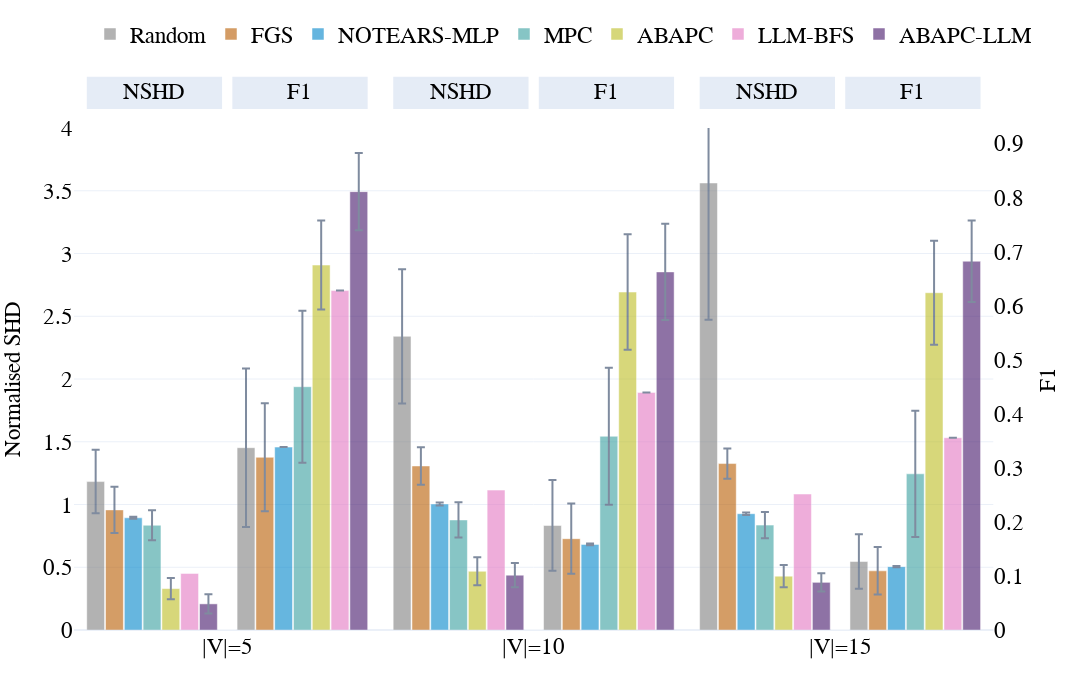
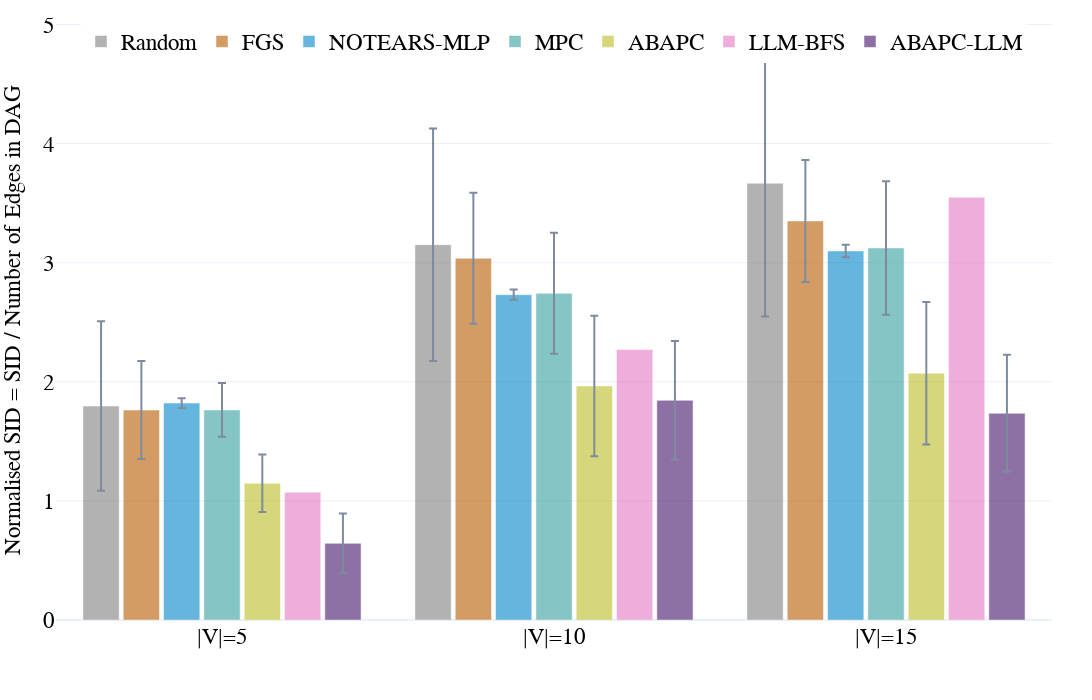
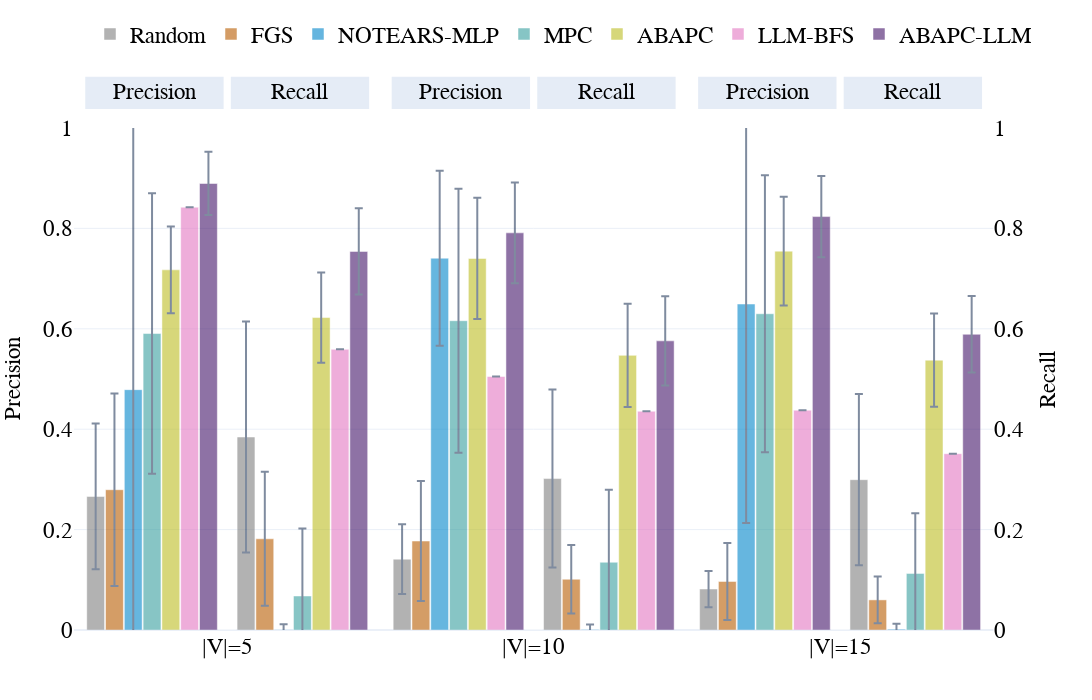
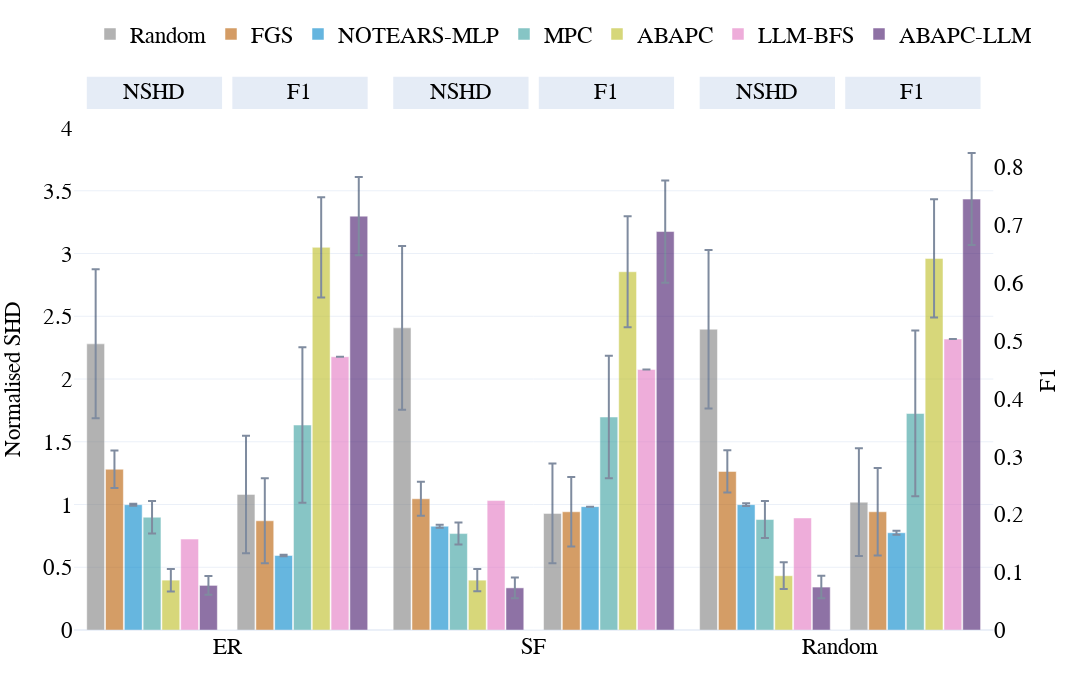

The cell these charts' notebook holds for them, in order:
### Code cell
if methods:
    if not dag_by_nodes.empty:
        double_bar_chart_plotly(
            dag_by_nodes,
            ['p_shd', 'F1'],
            names_dict,
            colors_dict,
            methods,
            save_figs=save_figs,
            output_name="../results/figs/Fig.8b_SHD_SID_dag_by_nodes.html",
            debug=False,
            range_y1=[0, 4],
            range_y2=[0, 1],
            font_size=23,
        )
        dag_nodes_coverage = (
            dag_by_nodes
            .pivot_table(index='dataset', columns='model', values='graph_count', aggfunc='max', fill_value=0)
            .astype(int)
        )
        bar_chart_plotly(
            dag_by_nodes,
            'p_SID',
            names_dict,
            colors_dict,
            methods,
            save_figs=save_figs,
            output_name="../results/figs/Fig.8b_SHD_SID_dag_by_nodes_F1.html",
            debug=False,
            font_size=23,
        )
        double_bar_chart_plotly(
            dag_by_nodes,
            ['precision', 'recall'],
            names_dict,
            colors_dict,
            methods,
            save_figs=save_figs,
            output_name="../results/figs/Fig.8b_SHD_SID_dag_by_nodes_precision_recall.html",
            debug=False,
            range_y1=[0, 1],
            range_y2=[0, 1],
            font_size=23,
        )
        display(dag_nodes_coverage)
    else:
        print('No DAG node-level aggregation available.')
    if not dag_by_graph_type.empty:
        double_bar_chart_plotly(
            dag_by_graph_type,
            ['p_shd', 'F1'],
            names_dict,
            colors_dict,
            methods,
            save_figs=save_figs,
            output_name="../results/figs/Fig.8c_SHD_SID_dag_by_type.html",
            debug=False,
            range_y1=[0, 4],
            range_y2=[0, 1],
            font_size=23,
        )
        bar_chart_plotly(
            dag_by_graph_type,
            'p_SID',
            names_dict,
            colors_dict,
            methods,
            save_figs=save_figs,
            output_name="../results/figs/Fig.8c_SHD_SID_dag_by_type_F1.html",
            debug=False,
            font_size=23,
        )
        double_bar_chart_plotly(
            dag_by_graph_type,
            ['precision', 'recall'],
            names_dict,
            colors_dict,
            methods,
            save_figs=save_figs,
            output_name="../results/figs/Fig.8c_SHD_SID_dag_by_type_precision_recall.html",
            debug=False,
            range_y1=[0, 1],
            range_y2=[0, 1],
            font_size=23,
        )

        dag_type_coverage = (
            dag_by_graph_type
            .pivot_table(index='dataset', columns='model', values='graph_count', aggfunc='max', fill_value=0)
            .astype(int)
        )
        display(dag_type_coverage)
    else:
        print('No DAG graph-type aggregation available.')
else:
    print('No methods configured for the grouped DAG plots.')

### Figure 1 — Plotly figure (JSON) as saved in the notebook; plotly's stock layout.template omitted (floating-point values rounded to 4 significant figures)
{"data": [{"error_y": {"array": [0.2529, 0.5347, 1.09], "type": "data", "visible": true}, "marker": {"color": "#7f7f7f"}, "name": "Random", "offsetgroup": "0", "opacity": 0.6, "showlegend": true, "type": "bar", "x": ["|V|=5", "|V|=10", "|V|=15"], "y": [1.183, 2.34, 3.562], "yaxis": "y"}, {"error_y": {"array": [0.1839, 0.1494, 0.12], "type": "data", "visible": true}, "marker": {"color": "#b85c00"}, "name": "FGS", "offsetgroup": "1", "opacity": 0.6, "showlegend": true, "type": "bar", "x": ["|V|=5", "|V|=10", "|V|=15"], "y": [0.9571, 1.307, 1.326], "yaxis": "y"}, {"error_y": {"array": [0.008476, 0.01185, 0.0102], "type": "data", "visible": true}, "marker": {"color": "#0085CA"}, "name": "NOTEARS-MLP", "offsetgroup": "2", "opacity": 0.6, "showlegend": true, "type": "bar", "x": ["|V|=5", "|V|=10", "|V|=15"], "y": [0.8939, 1.004, 0.9266], "yaxis": "y"}, {"error_y": {"array": [0.1193, 0.1408, 0.1045], "type": "data", "visible": true}, "marker": {"color": "#379f9f"}, "name": "MPC", "offsetgroup": "3", "opacity": 0.6, "showlegend": true, "type": "bar", "x": ["|V|=5", "|V|=10", "|V|=15"], "y": [0.8347, 0.8769, 0.8357], "yaxis": "y"}, {"error_y": {"array": [0.08451, 0.1114, 0.08855], "type": "data", "visible": true}, "marker": {"color": "#bcbd22"}, "name": "ABAPC", "offsetgroup": "4", "opacity": 0.6, "showlegend": true, "type": "bar", "x": ["|V|=5", "|V|=10", "|V|=15"], "y": [0.3299, 0.468, 0.4291], "yaxis": "y"}, {"error_y": {"array": [NaN, NaN, NaN], "type": "data", "visible": true}, "marker": {"color": "#e377c2"}, "name": "LLM-BFS", "offsetgroup": "5", "opacity": 0.6, "showlegend": true, "type": "bar", "x": ["|V|=5", "|V|=10", "|V|=15"], "y": [0.4508, 1.115, 1.084], "yaxis": "y"}, {"error_y": {"array": [0.07728, 0.09696, 0.07316], "type": "data", "visible": true}, "marker": {"color": "#441469"}, "name": "ABAPC-LLM", "offsetgroup": "6", "opacity": 0.6, "showlegend": true, "type": "bar", "x": ["|V|=5", "|V|=10", "|V|=15"], "y": [0.2082, 0.437, 0.3798], "yaxis": "y"}, {"marker": {"color": "white"}, "name": "", "offsetgroup": "7", "opacity": 1, "showlegend": false, "type": "bar", "x": ["|V|=5", "|V|=10", "|V|=15"], "y": [0.0, 0.0, 0.0]}, {"error_y": {"array": [0.1467, 0.08389, 0.05056], "type": "data", "visible": true}, "marker": {"color": "#7f7f7f"}, "name": "Random", "offsetgroup": "8", "opacity": 0.6, "showlegend": false, "type": "bar", "x": ["|V|=5", "|V|=10", "|V|=15"], "y": [0.3372, 0.1933, 0.1267], "yaxis": "y2"}, {"error_y": {"array": [0.1, 0.065, 0.04389], "type": "data", "visible": true}, "marker": {"color": "#b85c00"}, "name": "FGS", "offsetgroup": "9", "opacity": 0.6, "showlegend": false, "type": "bar", "x": ["|V|=5", "|V|=10", "|V|=15"], "y": [0.3194, 0.1689, 0.1094], "yaxis": "y2"}, {"error_y": {"array": [0, 0.001667, 0.001111], "type": "data", "visible": true}, "marker": {"color": "#0085CA"}, "name": "NOTEARS-MLP", "offsetgroup": "10", "opacity": 0.6, "showlegend": false, "type": "bar", "x": ["|V|=5", "|V|=10", "|V|=15"], "y": [0.3383, 0.1583, 0.1171], "yaxis": "y2"}, {"error_y": {"array": [0.1406, 0.1267, 0.1167], "type": "data", "visible": true}, "marker": {"color": "#379f9f"}, "name": "MPC", "offsetgroup": "11", "opacity": 0.6, "showlegend": false, "type": "bar", "x": ["|V|=5", "|V|=10", "|V|=15"], "y": [0.45, 0.3583, 0.2889], "yaxis": "y2"}, {"error_y": {"array": [0.08231, 0.1067, 0.09634], "type": "data", "visible": true}, "marker": {"color": "#bcbd22"}, "name": "ABAPC", "offsetgroup": "12", "opacity": 0.6, "showlegend": false, "type": "bar", "x": ["|V|=5", "|V|=10", "|V|=15"], "y": [0.675, 0.6251, 0.6239], "yaxis": "y2"}, {"error_y": {"array": [null, null, null], "type": "data", "visible": true}, "marker": {"color": "#e377c2"}, "name": "LLM-BFS", "offsetgroup": "13", "opacity": 0.6, "showlegend": false, "type": "bar", "x": ["|V|=5", "|V|=10", "|V|=15"], "y": [0.6278, 0.4394, 0.3557], "yaxis": "y2"}, {"error_y": {"array": [0.07129, 0.08913, 0.07551], "type": "data", "visible": true}, "marker": {"color": "#441469"}, "name": "ABAPC-LLM", "offsetgroup": "14", "opacity": 0.6, "showlegend": false, "type": "bar", "x": ["|V|=5", "|V|=10", "|V|=15"], "y": [0.8108, 0.6624, 0.6821], "yaxis": "y2"}], "layout": {"annotations": [{"font": {"color": "black", "size": 23}, "showarrow": false, "text": "         NSHD         ", "x": 0.0875, "xanchor": "center", "xref": "x domain", "y": 1.07, "yanchor": "middle", "yref": "y domain"}, {"font": {"color": "black", "size": 23}, "showarrow": false, "text": "           F1           ", "x": 0.2458, "xanchor": "center", "xref": "x domain", "y": 1.07, "yanchor": "middle", "yref": "y domain"}, {"font": {"color": "black", "size": 23}, "showarrow": false, "text": "         NSHD         ", "x": 0.4208, "xanchor": "center", "xref": "x domain", "y": 1.07, "yanchor": "middle", "yref": "y domain"}, {"font": {"color": "black", "size": 23}, "showarrow": false, "text": "           F1           ", "x": 0.5792, "xanchor": "center", "xref": "x domain", "y": 1.07, "yanchor": "middle", "yref": "y domain"}, {"font": {"color": "black", "size": 23}, "showarrow": false, "text": "         NSHD         ", "x": 0.7542, "xanchor": "center", "xref": "x domain", "y": 1.07, "yanchor": "middle", "yref": "y domain"}, {"font": {"color": "black", "size": 23}, "showarrow": false, "text": "           F1           ", "x": 0.9125, "xanchor": "center", "xref": "x domain", "y": 1.07, "yanchor": "middle", "yref": "y domain"}], "bargap": 0.08, "bargroupgap": 0.05, "barmode": "group", "font": {"color": "black", "family": "Serif", "size": 23}, "height": 700, "hovermode": "x unified", "legend": {"orientation": "h", "x": 0.5, "xanchor": "center", "y": 1.23, "yanchor": "top"}, "margin": {"b": 70, "l": 40, "r": 40, "t": 80}, "shapes": [{"fillcolor": "#E5ECF6", "layer": "below", "line": {"color": "#E5ECF6", "width": 2}, "type": "rect", "x0": 0.015, "x1": 0.16, "xref": "x domain", "y0": 1.04, "y1": 1.1, "yref": "y domain"}, {"fillcolor": "#E5ECF6", "layer": "below", "line": {"color": "#E5ECF6", "width": 2}, "type": "rect", "x0": 0.1733, "x1": 0.3183, "xref": "x domain", "y0": 1.04, "y1": 1.1, "yref": "y domain"}, {"fillcolor": "#E5ECF6", "layer": "below", "line": {"color": "#E5ECF6", "width": 2}, "type": "rect", "x0": 0.3483, "x1": 0.4933, "xref": "x domain", "y0": 1.04, "y1": 1.1, "yref": "y domain"}, {"fillcolor": "#E5ECF6", "layer": "below", "line": {"color": "#E5ECF6", "width": 2}, "type": "rect", "x0": 0.5067, "x1": 0.6517, "xref": "x domain", "y0": 1.04, "y1": 1.1, "yref": "y domain"}, {"fillcolor": "#E5ECF6", "layer": "below", "line": {"color": "#E5ECF6", "width": 2}, "type": "rect", "x0": 0.6817, "x1": 0.8267, "xref": "x domain", "y0": 1.04, "y1": 1.1, "yref": "y domain"}, {"fillcolor": "#E5ECF6", "layer": "below", "line": {"color": "#E5ECF6", "width": 2}, "type": "rect", "x0": 0.84, "x1": 0.985, "xref": "x domain", "y0": 1.04, "y1": 1.1, "yref": "y domain"}], "width": 1600, "xaxis": {"anchor": "y", "domain": [0, 0.94]}, "yaxis": {"anchor": "x", "domain": [0, 1], "range": [0, 4], "title": {"font": {"size": 23}, "text": "Normalised SHD"}}, "yaxis2": {"anchor": "x", "overlaying": "y", "scaleanchor": 0, "showgrid": false, "showline": false, "showticklabels": true, "side": "right", "title": {"font": {"size": 23}, "text": "F1"}, "zeroline": true}}}

### Figure 2 — Plotly figure (JSON) as saved in the notebook; plotly's stock layout.template omitted (floating-point values rounded to 4 significant figures)
{"data": [{"error_y": {"array": [0.7111, 0.9765, 1.119], "type": "data", "visible": true}, "marker": {"color": "#7f7f7f"}, "name": "Random", "opacity": 0.6, "type": "bar", "x": ["|V|=5", "|V|=10", "|V|=15"], "y": [1.796, 3.151, 3.667]}, {"error_y": {"array": [0.4115, 0.5496, 0.512], "type": "data", "visible": true}, "marker": {"color": "#b85c00"}, "name": "FGS", "opacity": 0.6, "type": "bar", "x": ["|V|=5", "|V|=10", "|V|=15"], "y": [1.763, 3.038, 3.351]}, {"error_y": {"array": [0.04102, 0.04209, 0.05188], "type": "data", "visible": true}, "marker": {"color": "#0085CA"}, "name": "NOTEARS-MLP", "opacity": 0.6, "type": "bar", "x": ["|V|=5", "|V|=10", "|V|=15"], "y": [1.822, 2.732, 3.099]}, {"error_y": {"array": [0.2254, 0.5081, 0.5601], "type": "data", "visible": true}, "marker": {"color": "#379f9f"}, "name": "MPC", "opacity": 0.6, "type": "bar", "x": ["|V|=5", "|V|=10", "|V|=15"], "y": [1.764, 2.743, 3.124]}, {"error_y": {"array": [0.2415, 0.5897, 0.5988], "type": "data", "visible": true}, "marker": {"color": "#bcbd22"}, "name": "ABAPC", "opacity": 0.6, "type": "bar", "x": ["|V|=5", "|V|=10", "|V|=15"], "y": [1.148, 1.965, 2.071]}, {"error_y": {"array": [NaN, NaN, NaN], "type": "data", "visible": true}, "marker": {"color": "#e377c2"}, "name": "LLM-BFS", "opacity": 0.6, "type": "bar", "x": ["|V|=5", "|V|=10", "|V|=15"], "y": [1.073, 2.27, 3.549]}, {"error_y": {"array": [0.2506, 0.499, 0.491], "type": "data", "visible": true}, "marker": {"color": "#441469"}, "name": "ABAPC-LLM", "opacity": 0.6, "type": "bar", "x": ["|V|=5", "|V|=10", "|V|=15"], "y": [0.6439, 1.844, 1.736]}], "layout": {"bargap": 0.15, "bargroupgap": 0.1, "barmode": "group", "font": {"color": "black", "family": "Serif", "size": 23}, "height": 700, "hovermode": "x unified", "legend": {"orientation": "h", "x": 0.5, "xanchor": "center", "y": 1, "yanchor": "top"}, "margin": {"b": 80, "l": 40, "r": 40, "t": 20}, "width": 1600, "yaxis": {"title": {"font": {"size": 23}, "text": "Normalised SID = SID / Number of Edges in DAG"}}}}

### Figure 3 — Plotly figure (JSON) as saved in the notebook; plotly's stock layout.template omitted (floating-point values rounded to 4 significant figures)
{"data": [{"error_y": {"array": [0.145, 0.06944, 0.03611], "type": "data", "visible": true}, "marker": {"color": "#7f7f7f"}, "name": "Random", "offsetgroup": "0", "opacity": 0.6, "showlegend": true, "type": "bar", "x": ["|V|=5", "|V|=10", "|V|=15"], "y": [0.2661, 0.1411, 0.08167], "yaxis": "y"}, {"error_y": {"array": [0.1917, 0.1194, 0.07667], "type": "data", "visible": true}, "marker": {"color": "#b85c00"}, "name": "FGS", "offsetgroup": "1", "opacity": 0.6, "showlegend": true, "type": "bar", "x": ["|V|=5", "|V|=10", "|V|=15"], "y": [0.2794, 0.1772, 0.09667], "yaxis": "y"}, {"error_y": {"array": [0.542, 0.1743, 0.4362], "type": "data", "visible": true}, "marker": {"color": "#0085CA"}, "name": "NOTEARS-MLP", "offsetgroup": "2", "opacity": 0.6, "showlegend": true, "type": "bar", "x": ["|V|=5", "|V|=10", "|V|=15"], "y": [0.4788, 0.7407, 0.6493], "yaxis": "y"}, {"error_y": {"array": [0.2794, 0.2628, 0.2761], "type": "data", "visible": true}, "marker": {"color": "#379f9f"}, "name": "MPC", "offsetgroup": "3", "opacity": 0.6, "showlegend": true, "type": "bar", "x": ["|V|=5", "|V|=10", "|V|=15"], "y": [0.5906, 0.6161, 0.63], "yaxis": "y"}, {"error_y": {"array": [0.08654, 0.1208, 0.1083], "type": "data", "visible": true}, "marker": {"color": "#bcbd22"}, "name": "ABAPC", "offsetgroup": "4", "opacity": 0.6, "showlegend": true, "type": "bar", "x": ["|V|=5", "|V|=10", "|V|=15"], "y": [0.7175, 0.7401, 0.7547], "yaxis": "y"}, {"error_y": {"array": [null, null, null], "type": "data", "visible": true}, "marker": {"color": "#e377c2"}, "name": "LLM-BFS", "offsetgroup": "5", "opacity": 0.6, "showlegend": true, "type": "bar", "x": ["|V|=5", "|V|=10", "|V|=15"], "y": [0.8423, 0.505, 0.4379], "yaxis": "y"}, {"error_y": {"array": [0.063, 0.1003, 0.08094], "type": "data", "visible": true}, "marker": {"color": "#441469"}, "name": "ABAPC-LLM", "offsetgroup": "6", "opacity": 0.6, "showlegend": true, "type": "bar", "x": ["|V|=5", "|V|=10", "|V|=15"], "y": [0.8895, 0.7912, 0.8235], "yaxis": "y"}, {"marker": {"color": "white"}, "name": "", "offsetgroup": "7", "opacity": 1, "showlegend": false, "type": "bar", "x": ["|V|=5", "|V|=10", "|V|=15"], "y": [0.0, 0.0, 0.0]}, {"error_y": {"array": [0.23, 0.1772, 0.1706], "type": "data", "visible": true}, "marker": {"color": "#7f7f7f"}, "name": "Random", "offsetgroup": "8", "opacity": 0.6, "showlegend": false, "type": "bar", "x": ["|V|=5", "|V|=10", "|V|=15"], "y": [0.3844, 0.3017, 0.2994], "yaxis": "y2"}, {"error_y": {"array": [0.1333, 0.06833, 0.04667], "type": "data", "visible": true}, "marker": {"color": "#b85c00"}, "name": "FGS", "offsetgroup": "9", "opacity": 0.6, "showlegend": false, "type": "bar", "x": ["|V|=5", "|V|=10", "|V|=15"], "y": [0.1817, 0.1011, 0.06], "yaxis": "y2"}, {"error_y": {"array": [0.01111, 0.01, 0.01056], "type": "data", "visible": true}, "marker": {"color": "#0085CA"}, "name": "NOTEARS-MLP", "offsetgroup": "10", "opacity": 0.6, "showlegend": false, "type": "bar", "x": ["|V|=5", "|V|=10", "|V|=15"], "y": [0.0005556, 0.001111, 0.001667], "yaxis": "y2"}, {"error_y": {"array": [0.1344, 0.1444, 0.12], "type": "data", "visible": true}, "marker": {"color": "#379f9f"}, "name": "MPC", "offsetgroup": "11", "opacity": 0.6, "showlegend": false, "type": "bar", "x": ["|V|=5", "|V|=10", "|V|=15"], "y": [0.06778, 0.135, 0.1128], "yaxis": "y2"}, {"error_y": {"array": [0.08977, 0.1029, 0.09284], "type": "data", "visible": true}, "marker": {"color": "#bcbd22"}, "name": "ABAPC", "offsetgroup": "12", "opacity": 0.6, "showlegend": false, "type": "bar", "x": ["|V|=5", "|V|=10", "|V|=15"], "y": [0.6224, 0.5471, 0.5375], "yaxis": "y2"}, {"error_y": {"array": [null, null, null], "type": "data", "visible": true}, "marker": {"color": "#e377c2"}, "name": "LLM-BFS", "offsetgroup": "13", "opacity": 0.6, "showlegend": false, "type": "bar", "x": ["|V|=5", "|V|=10", "|V|=15"], "y": [0.5591, 0.4357, 0.3512], "yaxis": "y2"}, {"error_y": {"array": [0.08599, 0.08902, 0.07609], "type": "data", "visible": true}, "marker": {"color": "#441469"}, "name": "ABAPC-LLM", "offsetgroup": "14", "opacity": 0.6, "showlegend": false, "type": "bar", "x": ["|V|=5", "|V|=10", "|V|=15"], "y": [0.7542, 0.576, 0.5891], "yaxis": "y2"}], "layout": {"annotations": [{"font": {"color": "black", "size": 23}, "showarrow": false, "text": "      Precision      ", "x": 0.0875, "xanchor": "center", "xref": "x domain", "y": 1.07, "yanchor": "middle", "yref": "y domain"}, {"font": {"color": "black", "size": 23}, "showarrow": false, "text": "        Recall        ", "x": 0.2458, "xanchor": "center", "xref": "x domain", "y": 1.07, "yanchor": "middle", "yref": "y domain"}, {"font": {"color": "black", "size": 23}, "showarrow": false, "text": "      Precision      ", "x": 0.4208, "xanchor": "center", "xref": "x domain", "y": 1.07, "yanchor": "middle", "yref": "y domain"}, {"font": {"color": "black", "size": 23}, "showarrow": false, "text": "        Recall        ", "x": 0.5792, "xanchor": "center", "xref": "x domain", "y": 1.07, "yanchor": "middle", "yref": "y domain"}, {"font": {"color": "black", "size": 23}, "showarrow": false, "text": "      Precision      ", "x": 0.7542, "xanchor": "center", "xref": "x domain", "y": 1.07, "yanchor": "middle", "yref": "y domain"}, {"font": {"color": "black", "size": 23}, "showarrow": false, "text": "        Recall        ", "x": 0.9125, "xanchor": "center", "xref": "x domain", "y": 1.07, "yanchor": "middle", "yref": "y domain"}], "bargap": 0.08, "bargroupgap": 0.05, "barmode": "group", "font": {"color": "black", "family": "Serif", "size": 23}, "height": 700, "hovermode": "x unified", "legend": {"orientation": "h", "x": 0.5, "xanchor": "center", "y": 1.23, "yanchor": "top"}, "margin": {"b": 70, "l": 40, "r": 40, "t": 80}, "shapes": [{"fillcolor": "#E5ECF6", "layer": "below", "line": {"color": "#E5ECF6", "width": 2}, "type": "rect", "x0": 0.01333, "x1": 0.1617, "xref": "x domain", "y0": 1.04, "y1": 1.1, "yref": "y domain"}, {"fillcolor": "#E5ECF6", "layer": "below", "line": {"color": "#E5ECF6", "width": 2}, "type": "rect", "x0": 0.1717, "x1": 0.32, "xref": "x domain", "y0": 1.04, "y1": 1.1, "yref": "y domain"}, {"fillcolor": "#E5ECF6", "layer": "below", "line": {"color": "#E5ECF6", "width": 2}, "type": "rect", "x0": 0.3467, "x1": 0.495, "xref": "x domain", "y0": 1.04, "y1": 1.1, "yref": "y domain"}, {"fillcolor": "#E5ECF6", "layer": "below", "line": {"color": "#E5ECF6", "width": 2}, "type": "rect", "x0": 0.505, "x1": 0.6533, "xref": "x domain", "y0": 1.04, "y1": 1.1, "yref": "y domain"}, {"fillcolor": "#E5ECF6", "layer": "below", "line": {"color": "#E5ECF6", "width": 2}, "type": "rect", "x0": 0.68, "x1": 0.8283, "xref": "x domain", "y0": 1.04, "y1": 1.1, "yref": "y domain"}, {"fillcolor": "#E5ECF6", "layer": "below", "line": {"color": "#E5ECF6", "width": 2}, "type": "rect", "x0": 0.8383, "x1": 0.9867, "xref": "x domain", "y0": 1.04, "y1": 1.1, "yref": "y domain"}], "width": 1600, "xaxis": {"anchor": "y", "domain": [0, 0.94]}, "yaxis": {"anchor": "x", "domain": [0, 1], "range": [0, 1], "title": {"font": {"size": 23}, "text": "Precision"}}, "yaxis2": {"anchor": "x", "overlaying": "y", "range": [0, 1], "scaleanchor": 0, "showgrid": false, "showline": false, "showticklabels": true, "side": "right", "title": {"font": {"size": 23}, "text": "Recall"}, "zeroline": true}}}

### Figure 4 — Plotly figure (JSON) as saved in the notebook; plotly's stock layout.template omitted (floating-point values rounded to 4 significant figures)
{"data": [{"error_y": {"array": [0.5935, 0.6523, 0.6318], "type": "data", "visible": true}, "marker": {"color": "#7f7f7f"}, "name": "Random", "offsetgroup": "0", "opacity": 0.6, "showlegend": true, "type": "bar", "x": ["ER", "SF", "Random"], "y": [2.28, 2.408, 2.397], "yaxis": "y"}, {"error_y": {"array": [0.149, 0.1364, 0.168], "type": "data", "visible": true}, "marker": {"color": "#b85c00"}, "name": "FGS", "offsetgroup": "1", "opacity": 0.6, "showlegend": true, "type": "bar", "x": ["ER", "SF", "Random"], "y": [1.281, 1.046, 1.264], "yaxis": "y"}, {"error_y": {"array": [0.008189, 0.01205, 0.01029], "type": "data", "visible": true}, "marker": {"color": "#0085CA"}, "name": "NOTEARS-MLP", "offsetgroup": "2", "opacity": 0.6, "showlegend": true, "type": "bar", "x": ["ER", "SF", "Random"], "y": [0.9987, 0.8267, 0.9988], "yaxis": "y"}, {"error_y": {"array": [0.1298, 0.08753, 0.1472], "type": "data", "visible": true}, "marker": {"color": "#379f9f"}, "name": "MPC", "offsetgroup": "3", "opacity": 0.6, "showlegend": true, "type": "bar", "x": ["ER", "SF", "Random"], "y": [0.8987, 0.7683, 0.8803], "yaxis": "y"}, {"error_y": {"array": [0.08965, 0.08819, 0.1066], "type": "data", "visible": true}, "marker": {"color": "#bcbd22"}, "name": "ABAPC", "offsetgroup": "4", "opacity": 0.6, "showlegend": true, "type": "bar", "x": ["ER", "SF", "Random"], "y": [0.3974, 0.3971, 0.4325], "yaxis": "y"}, {"error_y": {"array": [NaN, NaN, NaN], "type": "data", "visible": true}, "marker": {"color": "#e377c2"}, "name": "LLM-BFS", "offsetgroup": "5", "opacity": 0.6, "showlegend": true, "type": "bar", "x": ["ER", "SF", "Random"], "y": [0.7248, 1.031, 0.8929], "yaxis": "y"}, {"error_y": {"array": [0.07541, 0.08236, 0.08954], "type": "data", "visible": true}, "marker": {"color": "#441469"}, "name": "ABAPC-LLM", "offsetgroup": "6", "opacity": 0.6, "showlegend": true, "type": "bar", "x": ["ER", "SF", "Random"], "y": [0.3555, 0.3357, 0.3421], "yaxis": "y"}, {"marker": {"color": "white"}, "name": "", "offsetgroup": "7", "opacity": 1, "showlegend": false, "type": "bar", "x": ["ER", "SF", "Random"], "y": [0.0, 0.0, 0.0]}, {"error_y": {"array": [0.1017, 0.08611, 0.09333], "type": "data", "visible": true}, "marker": {"color": "#7f7f7f"}, "name": "Random", "offsetgroup": "8", "opacity": 0.6, "showlegend": false, "type": "bar", "x": ["ER", "SF", "Random"], "y": [0.2344, 0.2017, 0.2211], "yaxis": "y2"}, {"error_y": {"array": [0.07333, 0.06, 0.07556], "type": "data", "visible": true}, "marker": {"color": "#b85c00"}, "name": "FGS", "offsetgroup": "9", "opacity": 0.6, "showlegend": false, "type": "bar", "x": ["ER", "SF", "Random"], "y": [0.1889, 0.2044, 0.2044], "yaxis": "y2"}, {"error_y": {"array": [0.001429, 0, 0.003333], "type": "data", "visible": true}, "marker": {"color": "#0085CA"}, "name": "NOTEARS-MLP", "offsetgroup": "10", "opacity": 0.6, "showlegend": false, "type": "bar", "x": ["ER", "SF", "Random"], "y": [0.1289, 0.2133, 0.1682], "yaxis": "y2"}, {"error_y": {"array": [0.1344, 0.1061, 0.1433], "type": "data", "visible": true}, "marker": {"color": "#379f9f"}, "name": "MPC", "offsetgroup": "11", "opacity": 0.6, "showlegend": false, "type": "bar", "x": ["ER", "SF", "Random"], "y": [0.3544, 0.3683, 0.3744], "yaxis": "y2"}, {"error_y": {"array": [0.08684, 0.09611, 0.1024], "type": "data", "visible": true}, "marker": {"color": "#bcbd22"}, "name": "ABAPC", "offsetgroup": "12", "opacity": 0.6, "showlegend": false, "type": "bar", "x": ["ER", "SF", "Random"], "y": [0.6617, 0.6195, 0.6426], "yaxis": "y2"}, {"error_y": {"array": [null, null, null], "type": "data", "visible": true}, "marker": {"color": "#e377c2"}, "name": "LLM-BFS", "offsetgroup": "13", "opacity": 0.6, "showlegend": false, "type": "bar", "x": ["ER", "SF", "Random"], "y": [0.4726, 0.4506, 0.5031], "yaxis": "y2"}, {"error_y": {"array": [0.06785, 0.08837, 0.07951], "type": "data", "visible": true}, "marker": {"color": "#441469"}, "name": "ABAPC-LLM", "offsetgroup": "14", "opacity": 0.6, "showlegend": false, "type": "bar", "x": ["ER", "SF", "Random"], "y": [0.7157, 0.6891, 0.7452], "yaxis": "y2"}], "layout": {"annotations": [{"font": {"color": "black", "size": 23}, "showarrow": false, "text": "         NSHD         ", "x": 0.0875, "xanchor": "center", "xref": "x domain", "y": 1.07, "yanchor": "middle", "yref": "y domain"}, {"font": {"color": "black", "size": 23}, "showarrow": false, "text": "           F1           ", "x": 0.2458, "xanchor": "center", "xref": "x domain", "y": 1.07, "yanchor": "middle", "yref": "y domain"}, {"font": {"color": "black", "size": 23}, "showarrow": false, "text": "         NSHD         ", "x": 0.4208, "xanchor": "center", "xref": "x domain", "y": 1.07, "yanchor": "middle", "yref": "y domain"}, {"font": {"color": "black", "size": 23}, "showarrow": false, "text": "           F1           ", "x": 0.5792, "xanchor": "center", "xref": "x domain", "y": 1.07, "yanchor": "middle", "yref": "y domain"}, {"font": {"color": "black", "size": 23}, "showarrow": false, "text": "         NSHD         ", "x": 0.7542, "xanchor": "center", "xref": "x domain", "y": 1.07, "yanchor": "middle", "yref": "y domain"}, {"font": {"color": "black", "size": 23}, "showarrow": false, "text": "           F1           ", "x": 0.9125, "xanchor": "center", "xref": "x domain", "y": 1.07, "yanchor": "middle", "yref": "y domain"}], "bargap": 0.08, "bargroupgap": 0.05, "barmode": "group", "font": {"color": "black", "family": "Serif", "size": 23}, "height": 700, "hovermode": "x unified", "legend": {"orientation": "h", "x": 0.5, "xanchor": "center", "y": 1.23, "yanchor": "top"}, "margin": {"b": 70, "l": 40, "r": 40, "t": 80}, "shapes": [{"fillcolor": "#E5ECF6", "layer": "below", "line": {"color": "#E5ECF6", "width": 2}, "type": "rect", "x0": 0.015, "x1": 0.16, "xref": "x domain", "y0": 1.04, "y1": 1.1, "yref": "y domain"}, {"fillcolor": "#E5ECF6", "layer": "below", "line": {"color": "#E5ECF6", "width": 2}, "type": "rect", "x0": 0.1733, "x1": 0.3183, "xref": "x domain", "y0": 1.04, "y1": 1.1, "yref": "y domain"}, {"fillcolor": "#E5ECF6", "layer": "below", "line": {"color": "#E5ECF6", "width": 2}, "type": "rect", "x0": 0.3483, "x1": 0.4933, "xref": "x domain", "y0": 1.04, "y1": 1.1, "yref": "y domain"}, {"fillcolor": "#E5ECF6", "layer": "below", "line": {"color": "#E5ECF6", "width": 2}, "type": "rect", "x0": 0.5067, "x1": 0.6517, "xref": "x domain", "y0": 1.04, "y1": 1.1, "yref": "y domain"}, {"fillcolor": "#E5ECF6", "layer": "below", "line": {"color": "#E5ECF6", "width": 2}, "type": "rect", "x0": 0.6817, "x1": 0.8267, "xref": "x domain", "y0": 1.04, "y1": 1.1, "yref": "y domain"}, {"fillcolor": "#E5ECF6", "layer": "below", "line": {"color": "#E5ECF6", "width": 2}, "type": "rect", "x0": 0.84, "x1": 0.985, "xref": "x domain", "y0": 1.04, "y1": 1.1, "yref": "y domain"}], "width": 1600, "xaxis": {"anchor": "y", "domain": [0, 0.94]}, "yaxis": {"anchor": "x", "domain": [0, 1], "range": [0, 4], "title": {"font": {"size": 23}, "text": "Normalised SHD"}}, "yaxis2": {"anchor": "x", "overlaying": "y", "scaleanchor": 0, "showgrid": false, "showline": false, "showticklabels": true, "side": "right", "title": {"font": {"size": 23}, "text": "F1"}, "zeroline": true}}}
